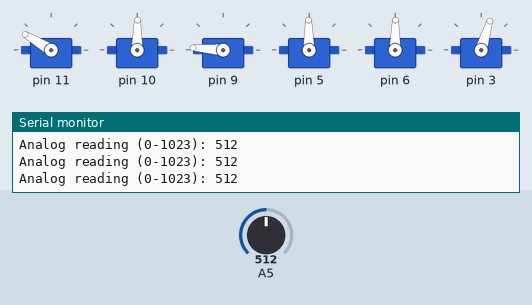
Recording of a sketch running on a simulated Arduino Uno, built with avr-gcc and run on an emulated ATmega328P. On the bench: 6 × servo, the last lines printed to the serial monitor. The inputs (shaded band) are chosen by the test bench; at power-on: A5 = 512.

Above: at 8.7 s.
8.8 s: A5 set to 491
At 9.64 s:
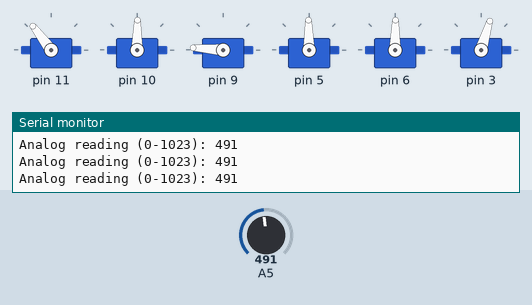
11.8 s: A5 set to 90
14.8 s: A5 set to 511
At 14.8 s:
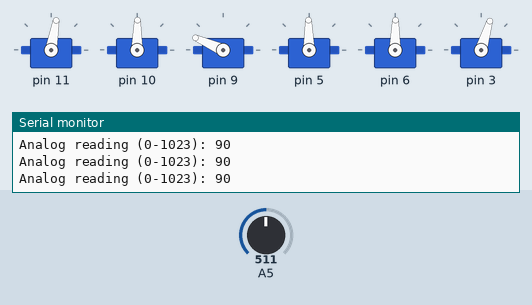
16.3 s: A5 set to 0
At 18.49 s:
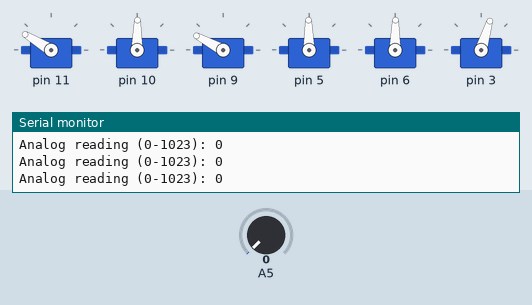
Timing chart, 0 to 24.3 s (numbered marks = the images above; inputs shaded):
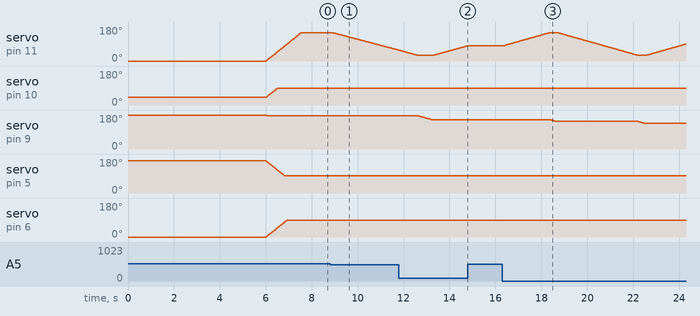

The sketch:

Heliostat_V4.ino
```cpp
#include <Braccio.h>
#include <Servo.h>

#pragma region Datatypes
Servo base;
Servo shoulder;
Servo elbow;
Servo wrist_ver;
Servo wrist_rot;
Servo gripper;

int nd = 0; // No Delay
int nr = 90; // No Rotation
int ng = 73; // No Grip

int hr = 150; // Horizontal Rotation
int hrm = 30; // Horizontal Rotation Minimum
int hrx = 150; // Horizontal Rotation Maximum
int vr = 175; // Vertical Rotation
int vrm = 135; // Vertical Rotation Minimum
int vrx = 175; // Vertical Rotation Maximum

bool increaseHorizontalValue = true;
bool increaseVerticalValue = true;
bool moveVertically = false;
int verticalTicks = 0;

bool runCycles = false;
int maxCycles = 0;
int minCycles = 0;

// reads the input on analog pin A0
int lightValue = 0;
int lightLevel = 0;

int savedLightLevel = 0;
int savedHr = 0;
int savedVr = 0;

int tempLightLevel = 0;
int tempHr = 0;
int tempVr = 0;

int ll0 = 0; // Light level 0
int ll1 = 100; // Light level 1
int ll2 = 200; // Light level 2
int ll3 = 300; // Light level 3
int ll4 = 400; // Light level 4
int ll5 = 500; // Light level 5
int ll6 = 600; // Light level 6
int ll7 = 700; // Light level 7
int ll8 = 800; // Light level 8
int ll9 = 900; // Light level 9
int llx = 1000; // Light level 10
#pragma endregion

void setup() {
  Serial.begin(9600);
  Braccio.begin();

  changeArmPosition(hr, vr);
  lightLevel = determineLightLevel(lightLevel);
  saveLightLevel();
}

void loop() {
  // Given inputs true/false, automate or not

  getLightValue();
  printLightValue();
  maintainLightLevel();

  //cycleControl(); // THIS IS WIP
}

#pragma region Alter Data
bool toggleBoolean(bool boolean){
  if(boolean == true){
    boolean = false;
  }
  else{
    boolean = true;
  }

  return boolean;
}

int resetValue(int value){
  value = 0;
  return value;
}

int decreaseValue(int value){
  value -= 1;
  return value;
}

int increaseValue(int value){
  value += 1;
  return value;
}

int increaseValueBy10(int value){
  value += 10;
  return value;
}

#pragma endregion

#pragma region Saving Data
void saveLightLevel(){
  savedLightLevel = lightLevel;
}

void saveRotation(){
  savedHr = hr;
  savedVr = vr;
}
#pragma endregion

#pragma region Temporary Data
void saveTempLightLevel(){
  tempLightLevel = lightLevel;
}

void saveTempRotation(){
  tempHr = hr;
  tempVr = vr;
}

void resetTempData(){
  tempLightLevel = resetValue(tempLightLevel);
  tempHr = resetValue(tempHr);
  tempVr = resetValue(tempVr);
}
#pragma endregion

#pragma region Light Value & Light Levels
void getLightValue(){
  // reads the input on analog pin A5
  lightValue = analogRead(A5);
}

void printLightValue(){
  // Print out the values to read in the Serial Monitor
  Serial.print("Analog reading (0-1023): ");
  Serial.println(lightValue);
}

int determineLightLevel(int lightLevelValue){

  getLightValue();
  printLightValue();

  if(lightValue - llx > 0 && lightValue - llx < 100){
    lightLevelValue = llx;
    Serial.println("Light Level is 10");
  }
  else if(lightValue - ll9 > 0 && lightValue - ll9 < 100){
    lightLevelValue = ll9;
    Serial.println("Light Level is 9");
  }
  else if(lightValue - ll8 > 0 && lightValue - ll8 < 100){
    lightLevelValue = ll8;
    Serial.println("Light Level is 8");
  }
  else if(lightValue - ll7 > 0 && lightValue - ll7 < 100){
    lightLevelValue = ll7;
    Serial.println("Light Level is 7");
  }
  else if(lightValue - ll6 > 0 && lightValue - ll6 < 100){
    lightLevelValue = ll6;
    Serial.println("Light Level is 6");
  }
  else if(lightValue - ll5 > 0 && lightValue - ll5 < 100){
    lightLevelValue = ll5;
    Serial.println("Light Level is 5");
  }
  else if(lightValue - ll4 > 0 && lightValue - ll4 < 100){
    lightLevelValue = ll4;
    Serial.println("Light Level is 4");
  }
  else if(lightValue - ll3 > 0 && lightValue - ll3 < 100){
    lightLevelValue = ll3;
    Serial.println("Light Level is 3");
  }
  else if(lightValue - ll2 > 0 && lightValue - ll2 < 100){
    lightLevelValue = ll2;
    Serial.println("Light Level is 2");
  }
  else if(lightValue - ll1 > 0 && lightValue - ll1 < 100){
    lightLevelValue = ll1;
    Serial.println("Light Level is 1");
  }
  else{
    lightLevelValue = ll0;
    Serial.println("Light Level is 0");
  }

  return lightLevelValue;
}

void maintainLightLevel(){

  if(lightValue - lightLevel >= 100){
    lightLevel = determineLightLevel(lightLevel);
    saveLightLevel();
    saveRotation();
    //resetTempData();
  }
  else if(lightValue - lightLevel > 0 && lightValue - lightLevel < 100){
    // stay??
  }
  else if(lightValue - lightLevel < 0)
  {
    //saveTempLightLevel();
    //saveTempRotation();

    // Find new position
    if(moveVertically == true){
      movePositionVertical();
    }
    else{
      movePositionHorizontal();
    }
  }
}
#pragma endregion

#pragma region Automated Base Movement
void changeArmPosition(int horizontalValue, int verticalValue){
  Braccio.ServoMovement(nd, horizontalValue, nr, verticalValue, nr, nr, ng);
}

void movePositionHorizontal(){

  if(increaseHorizontalValue == true && hr < hrx){
    hr = increaseValue(hr);
  }
  else if(increaseHorizontalValue == true && hr == hrx){
    increaseHorizontalValue = toggleBoolean(increaseHorizontalValue);
    moveVertically = toggleBoolean(moveVertically);
    verticalTicks = increaseValueBy10(verticalTicks);
  }
  else if(increaseHorizontalValue == false && hr > hrm){
    hr = decreaseValue(hr);
  }
  else if(increaseHorizontalValue == false && hr == hrm){
    increaseHorizontalValue = toggleBoolean(increaseHorizontalValue);
    moveVertically = toggleBoolean(moveVertically);
    verticalTicks = increaseValueBy10(verticalTicks);
  }

  changeArmPosition(hr, vr);
}

void movePositionVertical(){

  if(verticalTicks != 0){

    if(increaseVerticalValue == true && vr < vrx){
      vr = increaseValue(vr);
      verticalTicks = decreaseValue(verticalTicks);
    }
    else if(increaseVerticalValue == true && vr == vrx){
      increaseVerticalValue = toggleBoolean(increaseVerticalValue);
      moveVertically = toggleBoolean(moveVertically);
    }
    else if(increaseVerticalValue == false && vr > vrm){
      vr = decreaseValue(vr);
      verticalTicks = decreaseValue(verticalTicks);
    }
    else if(increaseVerticalValue == false && vr == vrm){
      increaseVerticalValue = toggleBoolean(increaseVerticalValue);
      moveVertically = toggleBoolean(moveVertically);
    }

  changeArmPosition(hr, vr);
  }
  else{
    moveVertically = toggleBoolean(moveVertically);
  }
}
#pragma endregion
```

Measured:
- the behaviour switches between 500 and 499 on A5 (found by bisection; images 0 and 1)
- after the input at 14.8 s, servo on pin 11: stays 80° (without the input it goes to 81° after 0.01 s)
- after the input at 16.3 s, servo on pin 9: moves from 156° to 136° over 4.1 s, starting after 2.1 s
